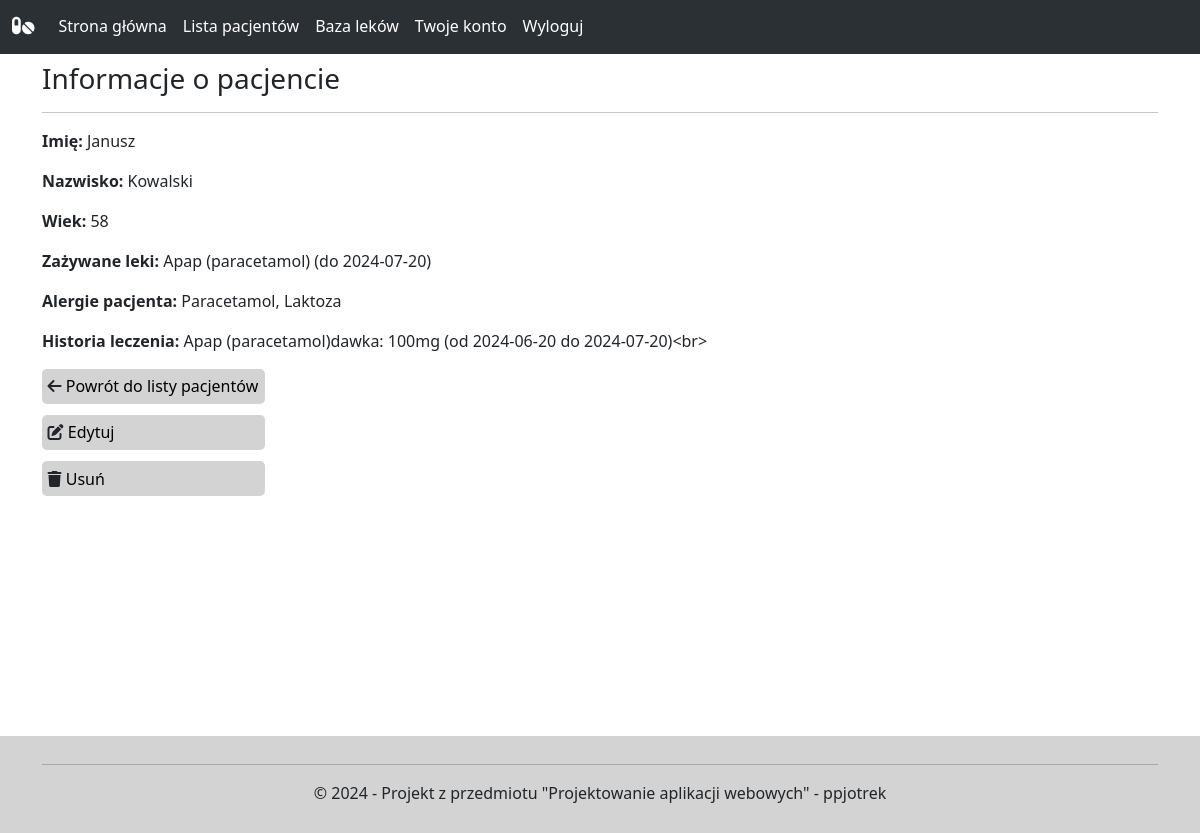
Screenshot of /patient/19 (signed in) with the database file from the repository.
### leki_app/models.py (models this page shows, shortened)
class Patient(models.Model):
    name = models.CharField(max_length=100)
    surname = models.CharField(max_length=100)
    birth_date = models.DateField()
    pesel = models.CharField(max_length=11)
    contact = models.CharField(max_length=100, blank=True)
    treatment_plan = models.TextField(blank=True)
    current_drugs = models.ForeignKey(Drug, blank=True, null=True, on_delete=models.CASCADE)
    drug_end_date = models.DateField(blank=True, null=True)
    allergies_for_active = models.ManyToManyField(ActiveSubstance, blank=True)
    allergies_for_added = models.ManyToManyField(AddedSubstance, blank=True)
    @property
    def age(self):
        today = timezone.now().date()
        age = int(
            today.year
            - (self.birth_date.year)
            - ((today.month, today.day) < (self.birth_date.month, self.birth_date.day))
        )
        return age
    @property
    def get_current_drugs(self):
        if self.current_drugs is None:
            return 'Brak leków'
        else:
            if self.drug_end_date is not None:
                if self.drug_end_date < timezone.now().date():
                    return 'Brak leków'
                else:
                    return str(self.current_drugs) + ' (do ' + str(self.drug_end_date) + ')'
            else:
                return str(self.current_drugs)
    @property
    def get_allergies(self):
        if self.allergies_for_active.count() == 0 and self.allergies_for_added.count() == 0:
            return 'Brak alergii'
        elif self.allergies_for_active.count() == 0:
            return ', '.join([str(substance) for substance in self.allergies_for_added.all()])
        elif self.allergies_for_added.count() == 0:
            return ', '.join([str(substance) for substance in self.allergies_for_active.all()])
        else:
            return ', '.join([str(substance) for substance in self.allergies_for_active.all()]) + ', ' + ', '.join([str(substance) for substance in self.allergies_for_added.all()])

class Drug(models.Model):
    drug_name = models.CharField(max_length=100)
    description = models.TextField()
    main_active_substance = models.ForeignKey(ActiveSubstance, on_delete=models.CASCADE)
    other_substances = models.ManyToManyField(AddedSubstance, blank=True)
    def __str__(self):
        return self.drug_name + ' (' + self.main_active_substance.act_sub_name + ')'

class ActiveSubstance(models.Model):
    act_sub_name = models.CharField(max_length=100)
    description = models.TextField(blank=True)
    def __str__(self):
        return self.act_sub_name

class AddedSubstance(models.Model):
    sub_name = models.CharField(max_length=100)
    description = models.TextField(blank=True)
    def __str__(self):
        return self.sub_name

### leki_app/views.py (the view)
# urls.py: path('patient/<int:patient_id>', views.patient, name='patient'),
def patient(request, patient_id):
    if not request.user.is_authenticated:
        return redirect('login')
    else:
        context = {'patient' : Patient.objects.get(id=patient_id), 'drugs' : Drug.objects.all(), 'patients' : Patient.objects.all()}
        return render(request, 'patient.html', context)

### templates/patient.html (shortened to what this page needs)
{% extends 'base.html' %}
{% block content %}
    <h3>Informacje o pacjencie</h3>
    <hr>
    <p><b>Imię: </b>{{ patient.name }}</p>
    <p><b>Nazwisko: </b>{{ patient.surname }}</p>
    <p><b>Wiek: </b>{{ patient.age }}</p>
    <p><b>Zażywane leki: </b>{{ patient.get_current_drugs }}</p>
    <p><b>Alergie pacjenta: </b>{{ patient.get_allergies }}</p>
    <p><b>Historia leczenia: </b>{{ patient.treatment_plan }}</p>
    <div class="link-button">
        <i class="fa-solid fa-arrow-left"></i>
        <a href="{% url 'patients' %}">Powrót do listy pacjentów</a>
    </div>
    <div class="link-button">
        <i class="fa-solid fa-pen-to-square"></i>
        <a href="{% url 'edit_patient' patient.id %}">Edytuj</a>
    </div>
    <div class="link-button">
        <i class="fa-solid fa-trash"></i>
        <a href="{% url 'delete_patient' patient.id %}">Usuń</a>
    </div>
{% endblock %}

### templates/base.html (style rules this page uses)
.link-button { margin-top: 1%; padding: 0.5%; background-color: lightgray; border-radius: 5px; width: 20%; text-decoration: none; }
.link-button a { text-decoration: none; color: black; }

### rows the page displays
Patient: name "Janusz", surname "Kowalski", age "58", get_current_drugs "Apap (paracetamol) (do 2024-07-20)", get_allergies "Paracetamol, Laktoza", treatment_plan "Apap (paracetamol)dawka: 100mg (od 2024-06-20 do 2024-07-20)<br>"
